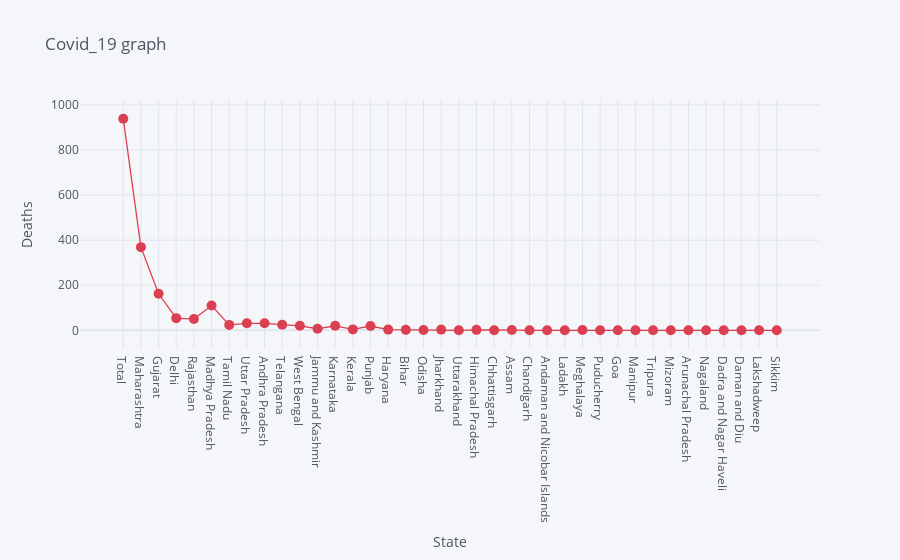

Write notebook code for a chart like this one.
### Markdown cell above
# Deceased per State

### Code cell
df.iplot(kind= 'scatter', x= 'State', y='Deaths', mode= 'markers+lines', title= 'Covid_19 graph', xTitle= 'State', yTitle= 'Deaths', color= 'red', size= 10)

### Figure 1 — Plotly figure (JSON) as saved in the notebook; plotly's stock layout.template omitted (floating-point values rounded to 4 significant figures)
{"data": [{"line": {"color": "rgba(219, 64, 82, 1.0)", "dash": "solid", "shape": "linear", "width": 1.3}, "marker": {"size": 10, "symbol": "circle"}, "mode": "markers+lines", "name": "Deaths", "text": "", "type": "scatter", "x": ["Total", "Maharashtra", "Gujarat", "Delhi", "Rajasthan", "Madhya Pradesh", "Tamil Nadu", "Uttar Pradesh", "Andhra Pradesh", "Telangana", "West Bengal", "Jammu and Kashmir", "Karnataka", "Kerala", "Punjab", "Haryana", "Bihar", "Odisha", "Jharkhand", "Uttarakhand", "Himachal Pradesh", "Chhattisgarh", "Assam", "Chandigarh", "Andaman and Nicobar Islands", "Ladakh", "Meghalaya", "Puducherry", "Goa", "Manipur", "Tripura", "Mizoram", "Arunachal Pradesh", "Nagaland", "Dadra and Nagar Haveli", "Daman and Diu", "Lakshadweep", "Sikkim"], "y": [939, 369, 162, 54, 50, 110, 24, 31, 31, 25, 20, 7, 20, 4, 19, 3, 2, 1, 3, 0, 2, 0, 1, 0, 0, 0, 1, 0, 0, 0, 0, 0, 0, 0, 0, 0, 0, 0]}], "layout": {"legend": {"bgcolor": "#F5F6F9", "font": {"color": "#4D5663"}}, "paper_bgcolor": "#F5F6F9", "plot_bgcolor": "#F5F6F9", "title": {"font": {"color": "#4D5663"}, "text": "Covid_19 graph"}, "xaxis": {"gridcolor": "#E1E5ED", "showgrid": true, "tickfont": {"color": "#4D5663"}, "title": {"font": {"color": "#4D5663"}, "text": "State"}, "zerolinecolor": "#E1E5ED"}, "yaxis": {"gridcolor": "#E1E5ED", "showgrid": true, "tickfont": {"color": "#4D5663"}, "title": {"font": {"color": "#4D5663"}, "text": "Deaths"}, "zerolinecolor": "#E1E5ED"}}}
